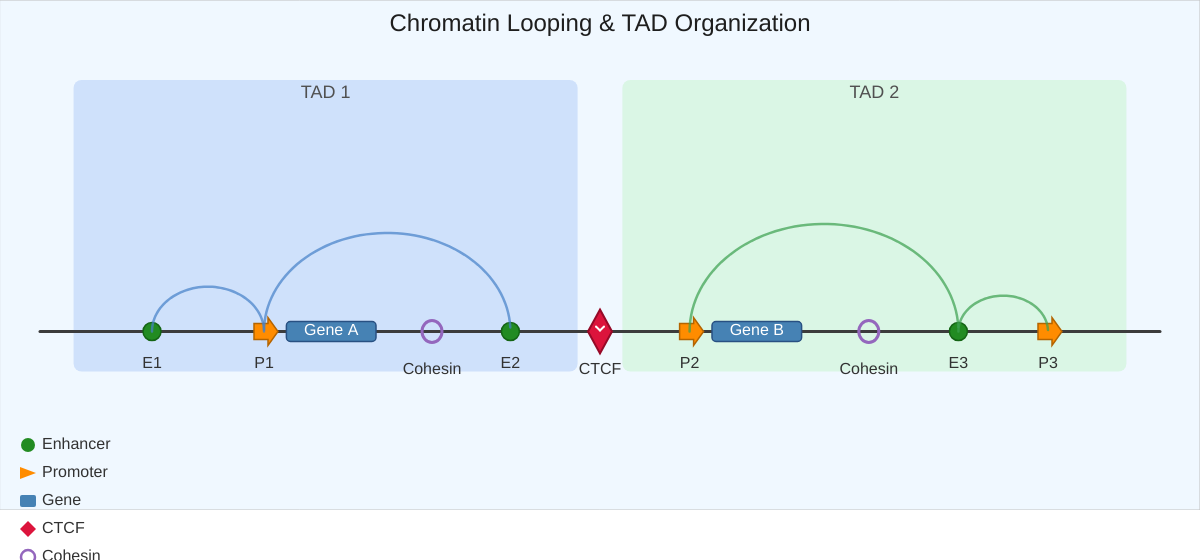
Frame 1 (no input)
Frame 60 (no input): identical to frame 1, image omitted
Frame 120 (the mouse pressed at the canvas centre since frame 60): identical to frame 1, image omitted

The p5.js sketch that drew this single still picture (run headless with seeded random() and noise() and a simulated clock; from frame 60 on, the mouse is pressed at the canvas centre):

// p5.js sketch
// ── sketch.js
// Chromatin Looping and TAD Organization MicroSim
// CANVAS_HEIGHT: 560

let drawHeight = 510;
let controlHeight = 50;
let canvasHeight = drawHeight + controlHeight;
let containerWidth;

// State
let ctcfPresent = true;
let showContactMap = false;

// Controls
let ctcfButton;
let viewCheckbox;

// Genome layout
let genomeY;
let genomeLeft;
let genomeRight;
let genomeLen;

// TAD elements - positions as fractions of genome length
let elements = [];
// Loops within TADs
let loops = [];
// Hijack loop (appears when CTCF deleted)
let hijackLoop = null;

// Colors
let enhancerColor, promoterColor, geneColor, ctcfColor, cohesinColor;
let tad1Color, tad2Color, hijackColor;

function setup() {
    updateCanvasSize();
    let canvas = createCanvas(containerWidth, canvasHeight);
    canvas.parent(document.querySelector('main'));

    enhancerColor = color(34, 139, 34);
    promoterColor = color(255, 140, 0);
    geneColor = color(70, 130, 180);
    ctcfColor = color(220, 20, 60);
    cohesinColor = color(148, 103, 189);
    tad1Color = color(100, 149, 237, 60);
    tad2Color = color(144, 238, 144, 60);
    hijackColor = color(220, 20, 60);

    buildGenomeElements();

    // Controls
    ctcfButton = createButton('Delete CTCF Boundary');
    ctcfButton.parent(document.querySelector('main'));
    ctcfButton.mousePressed(toggleCTCF);
    ctcfButton.style('font-size', '16px');
    ctcfButton.style('padding', '6px 14px');
    ctcfButton.style('margin-right', '20px');
    ctcfButton.style('cursor', 'pointer');

    viewCheckbox = createCheckbox(' Contact Map View', false);
    viewCheckbox.parent(document.querySelector('main'));
    viewCheckbox.changed(function () {
        showContactMap = this.checked();
    });
    viewCheckbox.style('font-size', '16px');
    viewCheckbox.style('display', 'inline-block');
    viewCheckbox.style('vertical-align', 'middle');
}

function buildGenomeElements() {
    // Fractional positions along the genome line (0 to 1)
    // TAD1 region: 0.05 - 0.47
    // Boundary: 0.47 - 0.53
    // TAD2 region: 0.53 - 0.95

    elements = [
        { type: 'enhancer', label: 'E1', frac: 0.10, tad: 1 },
        { type: 'promoter', label: 'P1', frac: 0.20, tad: 1 },
        { type: 'gene',     label: 'Gene A', frac: 0.26, tad: 1, w: 0.08 },
        { type: 'cohesin',  label: 'Cohesin', frac: 0.35, tad: 1 },
        { type: 'enhancer', label: 'E2', frac: 0.42, tad: 1 },
        { type: 'ctcf',     label: 'CTCF', frac: 0.50, tad: 0 },
        { type: 'promoter', label: 'P2', frac: 0.58, tad: 2 },
        { type: 'gene',     label: 'Gene B', frac: 0.64, tad: 2, w: 0.08 },
        { type: 'cohesin',  label: 'Cohesin', frac: 0.74, tad: 2 },
        { type: 'enhancer', label: 'E3', frac: 0.82, tad: 2 },
        { type: 'promoter', label: 'P3', frac: 0.90, tad: 2 },
    ];

    // Normal loops: enhancer-to-promoter within each TAD
    loops = [
        { from: 0.10, to: 0.20, tad: 1, label: 'E1-P1 loop' },
        { from: 0.42, to: 0.20, tad: 1, label: 'E2-P1 loop' },
        { from: 0.82, to: 0.58, tad: 2, label: 'E3-P2 loop' },
        { from: 0.82, to: 0.90, tad: 2, label: 'E3-P3 loop' },
    ];

    // Hijack loop: E2 from left TAD reaches P2 in right TAD
    hijackLoop = { from: 0.42, to: 0.58, label: 'Enhancer Hijacking!' };
}

function toggleCTCF() {
    ctcfPresent = !ctcfPresent;
    ctcfButton.html(ctcfPresent ? 'Delete CTCF Boundary' : 'Restore CTCF Boundary');
}

function draw() {
    genomeLeft = 40;
    genomeRight = width - 40;
    genomeLen = genomeRight - genomeLeft;
    genomeY = drawHeight * 0.65;

    // Draw region
    fill('aliceblue');
    stroke('silver');
    rect(0, 0, width, drawHeight);

    // Control region
    fill('white');
    noStroke();
    rect(0, drawHeight, width, controlHeight);

    // Title
    fill(30);
    noStroke();
    textAlign(CENTER, TOP);
    textSize(24);
    text('Chromatin Looping & TAD Organization', width / 2, 12);

    if (showContactMap) {
        drawContactMap();
    } else {
        drawLinearView();
    }
}

function drawLinearView() {
    let arcRegionTop = 80;

    // Draw TAD background shading
    let tad1Left = fracToX(0.03);
    let tad1Right = fracToX(0.48);
    let tad2Left = fracToX(0.52);
    let tad2Right = fracToX(0.97);

    if (ctcfPresent) {
        noStroke();
        fill(tad1Color);
        rect(tad1Left, arcRegionTop, tad1Right - tad1Left, genomeY - arcRegionTop + 40, 8);
        fill(tad2Color);
        rect(tad2Left, arcRegionTop, tad2Right - tad2Left, genomeY - arcRegionTop + 40, 8);

        fill(80);
        textSize(18);
        textAlign(CENTER, TOP);
        text('TAD 1', (tad1Left + tad1Right) / 2, arcRegionTop + 4);
        text('TAD 2', (tad2Left + tad2Right) / 2, arcRegionTop + 4);
    } else {
        noStroke();
        fill(255, 220, 220, 80);
        rect(tad1Left, arcRegionTop, tad2Right - tad1Left, genomeY - arcRegionTop + 40, 8);
        fill(180, 60, 60);
        textSize(18);
        textAlign(CENTER, TOP);
        text('Merged TAD (Boundary Lost)', (tad1Left + tad2Right) / 2, arcRegionTop + 4);
    }

    // Draw genome line
    stroke(60);
    strokeWeight(3);
    line(genomeLeft, genomeY, genomeRight, genomeY);
    strokeWeight(1);

    // Draw elements on the genome
    for (let el of elements) {
        let x = fracToX(el.frac);

        if (el.type === 'ctcf') {
            if (ctcfPresent) {
                drawCTCFMarker(x, genomeY);
            } else {
                stroke(200, 80, 80);
                strokeWeight(1);
                drawingContext.setLineDash([4, 4]);
                line(x, genomeY - 18, x, genomeY + 18);
                drawingContext.setLineDash([]);
                fill(200, 80, 80);
                noStroke();
                textSize(16);
                textAlign(CENTER, TOP);
                text('(deleted)', x, genomeY + 22);
            }
        } else if (el.type === 'enhancer') {
            drawEnhancer(x, genomeY);
        } else if (el.type === 'promoter') {
            drawPromoter(x, genomeY);
        } else if (el.type === 'gene') {
            drawGene(x, genomeY, el.w * genomeLen, el.label);
        } else if (el.type === 'cohesin') {
            drawCohesin(x, genomeY);
        }

        // Labels below genome (except gene which is drawn inside)
        if (el.type !== 'gene') {
            fill(50);
            noStroke();
            textSize(16);
            textAlign(CENTER, TOP);
            let labelY = genomeY + 24;
            if (el.type === 'ctcf' && ctcfPresent) labelY = genomeY + 30;
            if (el.type === 'ctcf' && !ctcfPresent) labelY = genomeY + 38;
            if (el.type === 'cohesin') labelY = genomeY + 30;
            text(el.label, x, labelY);
        }
    }

    // Draw chromatin loop arcs
    for (let lp of loops) {
        let x1 = fracToX(lp.from);
        let x2 = fracToX(lp.to);
        let loopColor = lp.tad === 1 ? color(70, 130, 200, 180) : color(60, 160, 80, 180);
        drawArc(x1, x2, genomeY, loopColor, false);
    }

    // Hijack loop when CTCF is deleted
    if (!ctcfPresent) {
        let x1 = fracToX(hijackLoop.from);
        let x2 = fracToX(hijackLoop.to);
        drawArc(x1, x2, genomeY, hijackColor, true);

        let midX = (x1 + x2) / 2;
        let arcH = abs(x2 - x1) * 0.4;
        fill(220, 20, 60);
        noStroke();
        textSize(16);
        textAlign(CENTER, BOTTOM);
        textStyle(BOLD);
        text(hijackLoop.label, midX, genomeY - arcH - 6);
        textStyle(NORMAL);
    }

    drawLegend();
}

function drawArc(x1, x2, baseY, col, isDashed) {
    let midX = (x1 + x2) / 2;
    let halfW = abs(x2 - x1) / 2;
    let arcH = abs(x2 - x1) * 0.4;

    noFill();
    stroke(col);
    strokeWeight(isDashed ? 3 : 2.5);
    if (isDashed) {
        drawingContext.setLineDash([8, 5]);
    }

    beginShape();
    for (let t = 0; t <= PI; t += 0.05) {
        let ax = midX - halfW * cos(t);
        let ay = baseY - arcH * sin(t);
        vertex(ax, ay);
    }
    endShape();

    if (isDashed) {
        drawingContext.setLineDash([]);
    }
    strokeWeight(1);
}

function drawCTCFMarker(x, y) {
    fill(ctcfColor);
    stroke(150, 10, 40);
    strokeWeight(2);
    beginShape();
    vertex(x, y - 22);
    vertex(x + 12, y);
    vertex(x, y + 22);
    vertex(x - 12, y);
    endShape(CLOSE);
    strokeWeight(1);

    // Small arrows pointing inward (convergent CTCF orientation)
    stroke(255);
    strokeWeight(2);
    line(x - 4, y - 5, x, y - 1);
    line(x + 4, y - 5, x, y - 1);
    strokeWeight(1);
}

function drawEnhancer(x, y) {
    fill(enhancerColor);
    stroke(20, 100, 20);
    strokeWeight(1.5);
    ellipse(x, y, 18, 18);
    strokeWeight(1);
}

function drawPromoter(x, y) {
    fill(promoterColor);
    stroke(180, 100, 0);
    strokeWeight(1.5);
    beginShape();
    vertex(x - 10, y - 8);
    vertex(x + 4, y - 8);
    vertex(x + 4, y - 14);
    vertex(x + 14, y);
    vertex(x + 4, y + 14);
    vertex(x + 4, y + 8);
    vertex(x - 10, y + 8);
    endShape(CLOSE);
    strokeWeight(1);
}

function drawGene(x, y, w, label) {
    fill(geneColor);
    stroke(40, 80, 130);
    strokeWeight(1.5);
    rect(x - w / 2, y - 10, w, 20, 4);
    fill(255);
    noStroke();
    textSize(16);
    textAlign(CENTER, CENTER);
    text(label, x, y - 1);
    strokeWeight(1);
}

function drawCohesin(x, y) {
    noFill();
    stroke(cohesinColor);
    strokeWeight(3);
    ellipse(x, y, 20, 22);
    strokeWeight(1);
}

function drawLegend() {
    let lx = 20;
    let ly = drawHeight - 65;
    let spacing = 28;
    let items = [
        { col: enhancerColor, label: 'Enhancer', shape: 'circle' },
        { col: promoterColor, label: 'Promoter', shape: 'arrow' },
        { col: geneColor,     label: 'Gene', shape: 'rect' },
        { col: ctcfColor,     label: 'CTCF', shape: 'diamond' },
        { col: cohesinColor,  label: 'Cohesin', shape: 'ring' },
    ];

    textSize(16);
    textAlign(LEFT, CENTER);

    for (let i = 0; i < items.length; i++) {
        let ix = lx;
        let iy = ly + i * spacing;

        if (items[i].shape === 'circle') {
            fill(items[i].col);
            noStroke();
            ellipse(ix + 8, iy, 14, 14);
        } else if (items[i].shape === 'arrow') {
            fill(items[i].col);
            noStroke();
            triangle(ix, iy - 6, ix + 16, iy, ix, iy + 6);
        } else if (items[i].shape === 'rect') {
            fill(items[i].col);
            noStroke();
            rect(ix, iy - 6, 16, 12, 2);
        } else if (items[i].shape === 'diamond') {
            fill(items[i].col);
            noStroke();
            beginShape();
            vertex(ix + 8, iy - 8);
            vertex(ix + 16, iy);
            vertex(ix + 8, iy + 8);
            vertex(ix, iy);
            endShape(CLOSE);
        } else if (items[i].shape === 'ring') {
            noFill();
            stroke(items[i].col);
            strokeWeight(2.5);
            ellipse(ix + 8, iy, 14, 14);
            strokeWeight(1);
        }

        fill(50);
        noStroke();
        text(items[i].label, ix + 22, iy);
    }
}

// Contact Map View
function drawContactMap() {
    let mapSize = min(width - 100, drawHeight - 120);
    let mapX = (width - mapSize) / 2;
    let mapY = 55;

    fill(60);
    noStroke();
    textSize(18);
    textAlign(CENTER, TOP);
    text('Hi-C Contact Frequency Map', width / 2, 42);

    fill(250);
    stroke(180);
    strokeWeight(1);
    rect(mapX, mapY, mapSize, mapSize);

    let bins = 20;
    let binSize = mapSize / bins;
    let boundaryBin = 10;

    // Draw contact frequencies as heatmap
    for (let i = 0; i < bins; i++) {
        for (let j = i; j < bins; j++) {
            let intensity = getContactIntensity(i, j, bins, boundaryBin);
            let r, g, b;
            if (intensity < 0.25) {
                let t = intensity / 0.25;
                r = 255;
                g = 255;
                b = lerp(255, 200, t);
            } else if (intensity < 0.5) {
                let t = (intensity - 0.25) / 0.25;
                r = 255;
                g = lerp(255, 200, t);
                b = lerp(200, 50, t);
            } else if (intensity < 0.75) {
                let t = (intensity - 0.5) / 0.25;
                r = lerp(255, 200, t);
                g = lerp(200, 50, t);
                b = lerp(50, 20, t);
            } else {
                let t = (intensity - 0.75) / 0.25;
                r = lerp(200, 120, t);
                g = lerp(50, 10, t);
                b = lerp(20, 10, t);
            }

            fill(r, g, b);
            noStroke();
            rect(mapX + i * binSize, mapY + j * binSize, binSize + 1, binSize + 1);
            rect(mapX + j * binSize, mapY + i * binSize, binSize + 1, binSize + 1);
        }
    }

    // Draw TAD triangle outlines
    stroke(0, 0, 200);
    strokeWeight(2);
    noFill();

    if (ctcfPresent) {
        // TAD 1 triangle along diagonal
        let bx = mapX + boundaryBin * binSize;
        let by = mapY + boundaryBin * binSize;
        line(mapX, mapY, bx, by);

        // TAD 2 triangle along diagonal
        line(bx, by, mapX + mapSize, mapY + mapSize);

        // Boundary dashed lines
        stroke(220, 20, 60);
        strokeWeight(2);
        drawingContext.setLineDash([5, 3]);
        line(bx, mapY, bx, mapY + mapSize);
        line(mapX, by, mapX + mapSize, by);
        drawingContext.setLineDash([]);

        fill(220, 20, 60);
        noStroke();
        textSize(16);
        textAlign(CENTER, TOP);
        text('CTCF Boundary', bx, mapY + mapSize + 8);
    } else {
        // Single diagonal for merged TAD
        line(mapX, mapY, mapX + mapSize, mapY + mapSize);

        fill(180, 40, 40);
        noStroke();
        textSize(16);
        textAlign(CENTER, TOP);
        text('No Boundary - TADs Merged', width / 2, mapY + mapSize + 8);
    }

    // Axis labels
    fill(80);
    noStroke();
    textSize(16);
    textAlign(CENTER, BOTTOM);
    text('Genomic Position', width / 2, mapY + mapSize + 36);

    push();
    translate(mapX - 16, mapY + mapSize / 2);
    rotate(-HALF_PI);
    textAlign(CENTER, BOTTOM);
    text('Genomic Position', 0, 0);
    pop();

    // TAD labels on top axis
    textSize(16);
    fill(70, 130, 200);
    textAlign(CENTER, BOTTOM);
    text('TAD 1', mapX + boundaryBin * binSize / 2, mapY - 4);
    fill(60, 160, 80);
    text('TAD 2', mapX + boundaryBin * binSize + (bins - boundaryBin) * binSize / 2, mapY - 4);

    strokeWeight(1);
}

function getContactIntensity(i, j, bins, boundaryBin) {
    let dist = abs(i - j);
    let base = exp(-dist * 0.3);

    let sameTAD = (i < boundaryBin && j < boundaryBin) ||
                  (i >= boundaryBin && j >= boundaryBin);

    if (ctcfPresent) {
        if (sameTAD) {
            return constrain(base * 1.4, 0, 1);
        } else {
            return constrain(base * 0.3, 0, 1);
        }
    } else {
        if (sameTAD) {
            return constrain(base * 1.3, 0, 1);
        } else {
            return constrain(base * 0.9, 0, 1);
        }
    }
}

function fracToX(frac) {
    return genomeLeft + frac * genomeLen;
}

function windowResized() {
    updateCanvasSize();
    resizeCanvas(containerWidth, canvasHeight);
}

function updateCanvasSize() {
    const main = document.querySelector('main');
    containerWidth = main ? main.offsetWidth : windowWidth;
}
